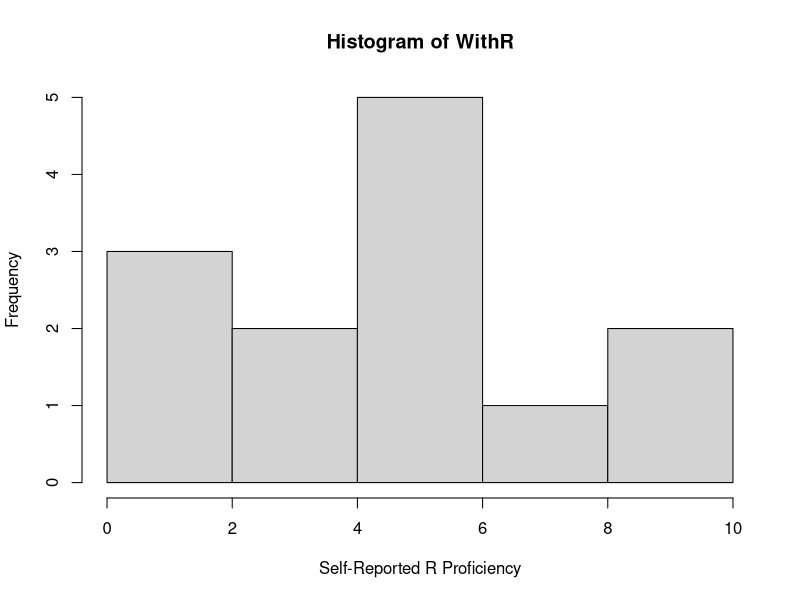
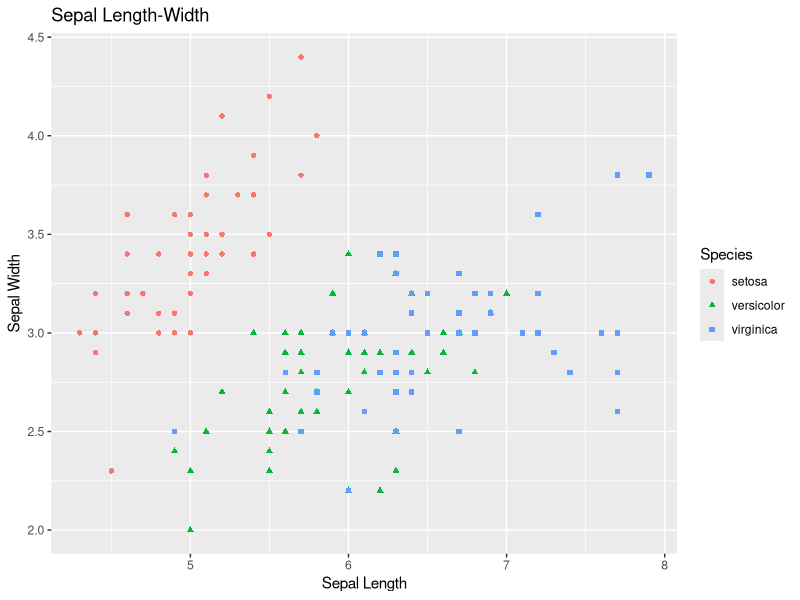
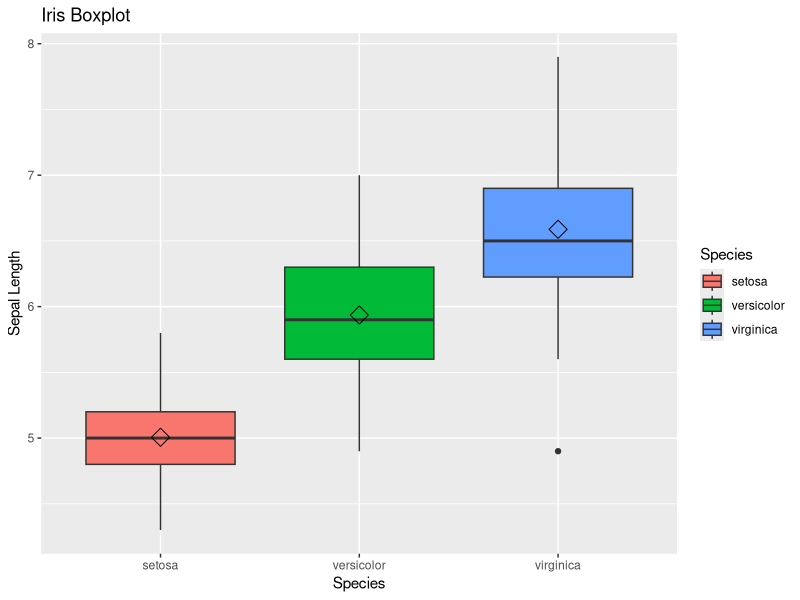
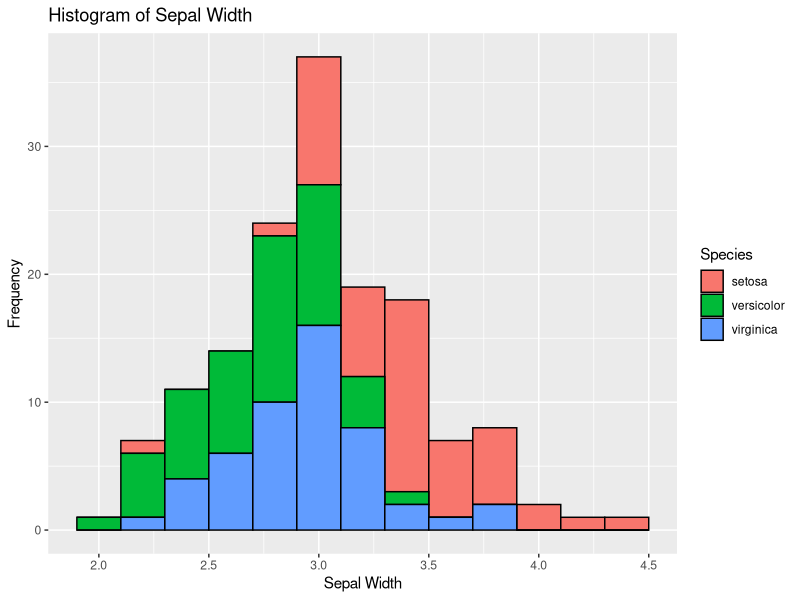
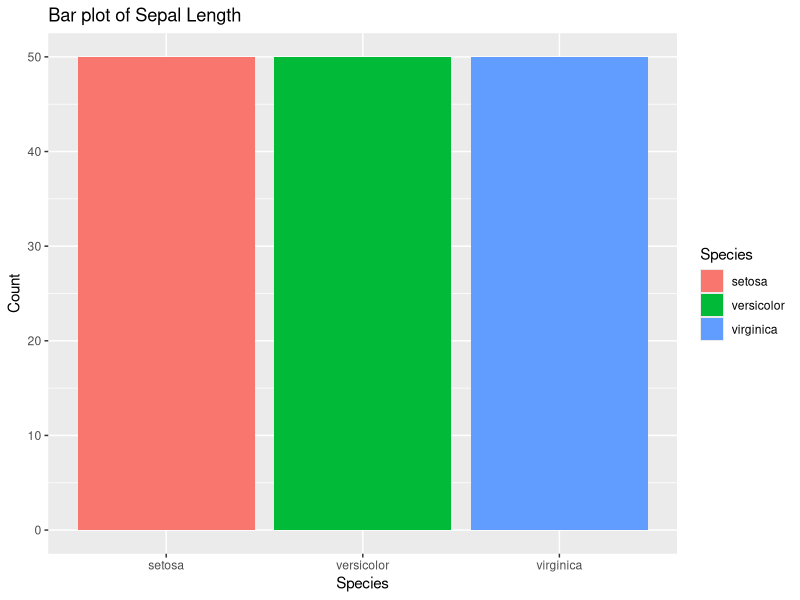
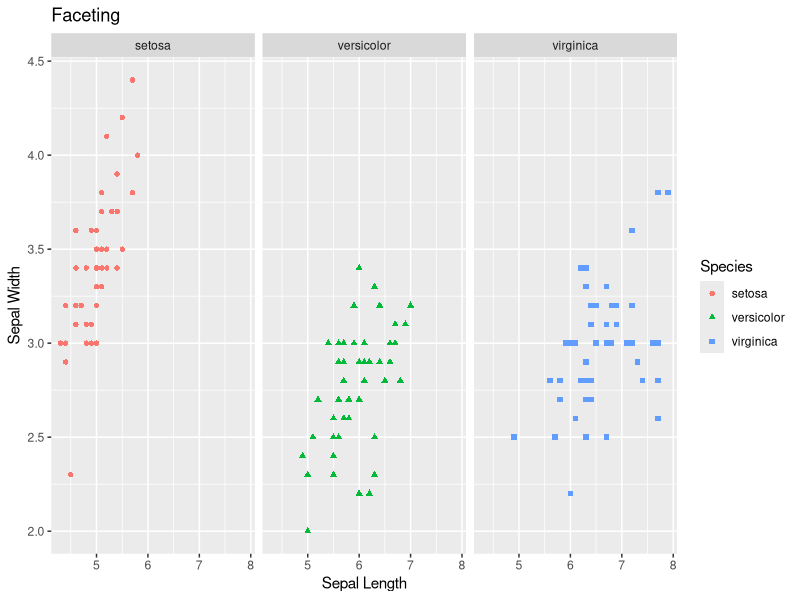

R code for these plots, in order:
## ---- chunk 1
1+1
3*2
8^8
## ---- chunk 2
a <- 2 + 2
a
b <- a + 2
b
## ---- chunk 3
2==2 ## does equal 
2!=2 ## does not equal
## ---- chunk 4
#install.packages("ggplot2")
library(ggplot2)
## ---- chunk 5
v1 <- c(1, 2, 3, 4, 5) #numbers
v2 <- c("hello", "world") #characters 
v3 <- c("TRUE", "FALSE", "TRUE") #logical values (also could be - "T", "F", "T")
## ---- chunk 6
WithR <- c(8.5, 6.5, 4, 1, 3, 10, 5, 5, 5, 1, 1, 6, 6)
WithR
## ---- chunk 7
summary(WithR)
mean(WithR)
sd(WithR)
## ---- chunk 8
hist(WithR, xlab = "Self-Reported R Proficiency")
## ---- chunk 9
knitr::opts_chunk$set(echo = TRUE)
## ---- chunk 10
# load the library
library(tidyverse)
## ---- chunk 11
# load data
data(iris)

# provide you the first 6 rows of the data
head(iris)

# check the structure of data. Very handy function to get a basic information about the data.
str(iris)
## ---- chunk 12
# create tibble format table
df <- tbl_df(iris) 
df
## ---- chunk 13
# Filter rows with filter()
# here df is the object where we had store our tibble data
# yes, you need to use ==
filter(df, Species == "versicolor")
## ---- chunk 14
# Comparisons
filter(df, Petal.Length > 2)
## ---- chunk 15
# Logical operators
filter(df, Petal.Length > 6 & Sepal.Length > 7)
## ---- chunk 16
# arrange by sepal length then petal width. Default is ascending order. 
arrange(df, Sepal.Length, Petal.Width)

# allows to arrange in descending order. 
arrange(df, desc(Sepal.Length))
## ---- chunk 17
# from iris data, lets select only three columns - Species, Petal width and Petal length
select(df, Species, Petal.Width, Petal.Length)
## ---- chunk 18
mutate(df, log.Sepal.length = log(Sepal.Length))
## ---- chunk 19
# find mean of peteal length
summarise(df, mean(Petal.Length))

# find mean of petal length for each species

group_by(df, Species) %>% count(n())
## ---- chunk 20
df %>% 
  group_by(Species) %>%
  summarise(mean(Petal.Length))
## ---- chunk 21
#1 Scatter PLot
ggplot(data=df, aes(x = Sepal.Length, y = Sepal.Width))+
  geom_point(aes(color=Species, shape=Species)) +
  xlab("Sepal Length") +
  ylab("Sepal Width") +
  ggtitle("Sepal Length-Width")

## ---- chunk 22
# 2) Box Plot

box <- ggplot(data=df, aes(x=Species, y=Sepal.Length))

box + 
  geom_boxplot(aes(fill=Species)) +
  ylab("Sepal Length") +
  ggtitle("Iris Boxplot") +
  stat_summary(fun.y=mean, geom="point", shape=5, size=4)

## ---- chunk 23
# 3) Histogram
histogram <- ggplot(data=df, aes(x=Sepal.Width))

histogram +
  geom_histogram(binwidth=0.2, color="black", aes(fill=Species)) +
  xlab("Sepal Width") + 
  ylab("Frequency") + 
  ggtitle("Histogram of Sepal Width")
## ---- chunk 24
# 4) bar plot
bar <- ggplot(data=df, aes(x=Species))

bar +
  geom_bar(aes(fill=Species)) + xlab("Species") + 
  ylab("Count") +
  ggtitle("Bar plot of Sepal Length") 
## ---- chunk 25

# 5) Faceting
facet <- ggplot(data=df, aes(Sepal.Length, y=Sepal.Width, color=Species)) +
  geom_point(aes(shape=Species), size=1.5) +
  xlab("Sepal Length") +
  ylab("Sepal Width") +
  ggtitle("Faceting") 

## ---- chunk 26
# Along columns
facet + facet_grid(. ~ Species)

